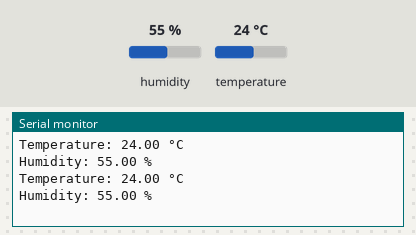
A sketch run on a simulated Arduino Uno, built with avr-gcc and run on an emulated ATmega328P. On the bench: the last lines printed to the serial monitor. The test bench sets the inputs (shaded band); at power-on: humidity 55 %, temperature 24 °C.

Above: at 2.8 s.
2.9 s: humidity set to 22 %
At 4.6 s:
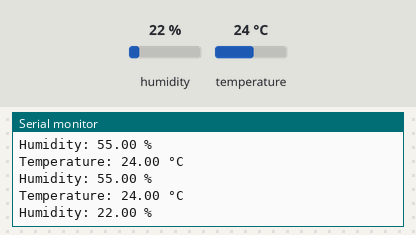
5.6 s: temperature set to 12 °C
At 7.0 s:
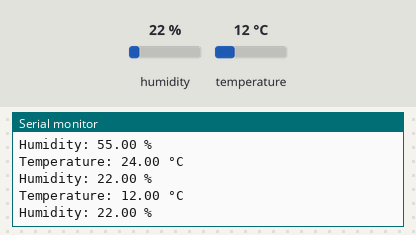
8.3 s: humidity set to 40 %
At 10.7 s:
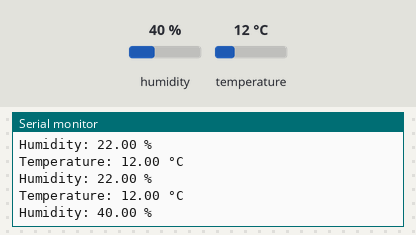
Timing chart, 0 to 12.2 s (numbered marks = the images above; inputs shaded):
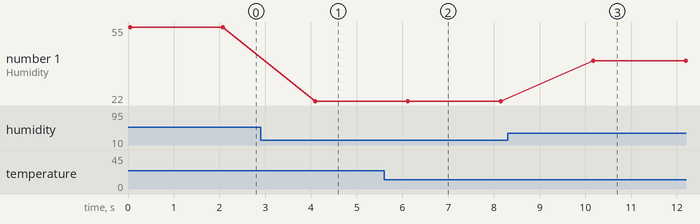

The sketch:

DHT11.ino
```cpp
#include <DHT.h>

// digital pin where DHT11 is connected
#define DHTPIN 13
// type of sensor
#define DHTTYPE DHT11
// temp sensor object
DHT dht(DHTPIN, DHTTYPE);

float t, h;

void setup() {
  Serial.begin(9600);
  // initialize DHT sensor
  dht.begin();
}

void loop() {
  // read temperature and humidity
  t = dht.readTemperature();
  h = dht.readHumidity();

  // Check if any reads failed and exit early (to try again).
  /*
  if (isnan(t) || isnan(h)) {
    Serial.println("Failed to read from DHT sensor!");
    return;
  }
  */

  Serial.print("Temperature: "); Serial.print(t); Serial.println(" °C");
  Serial.print("Humidity: "); Serial.print(h); Serial.println(" %");

  delay(2000);  // Delay between reads to avoid overwhelming the sensor
}
```

Measured:
- after the input at 2.9 s, the serial monitor: prints a new line after 1.2 s (image 1)
- after the input at 5.6 s, the serial monitor: prints a new line after 0.50 s (image 2)
- after the input at 8.3 s, the serial monitor: prints a new line after 1.9 s (image 3)
- plotted number 1: 55 → 22 after the input at 2.9 s, 22 → 40 after the input at 8.3 s
